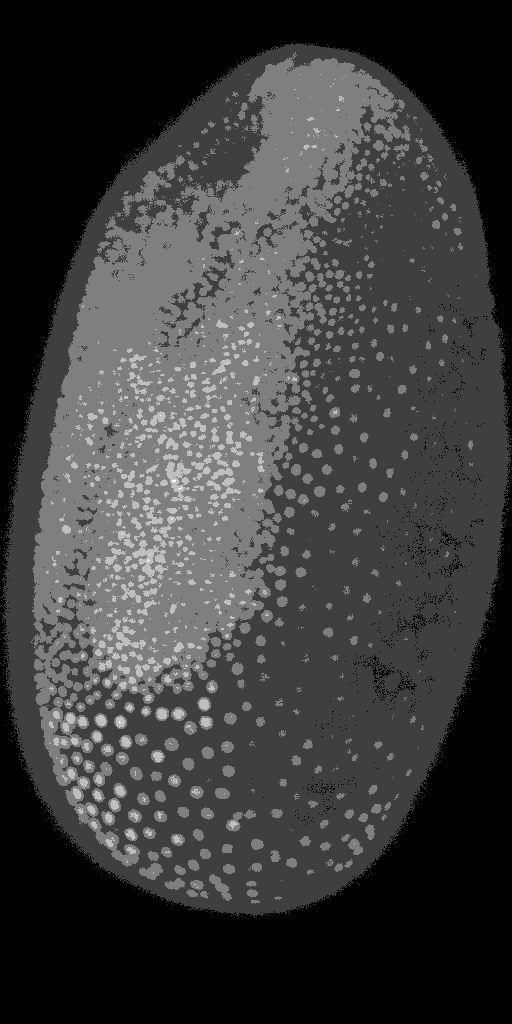
#> input picture docs/ryan_savill/03_background_subtraction/MAX_Lund_18.0_22.0_Hours Z-projection t1.tif, 512 x 1024 px, found by its file name
$ python 'background subtraction in scipy and scikit image.py'
#> lines starting #> are read from the running program, lines starting #| are printed output that depends on the picture
### ryan_savill/03_background_subtraction/image_analysis_functions.py
def subtract_background(image, radius=50, light_bg=False):
    # import libraries
    from skimage.morphology import white_tophat, black_tophat, disk

    # generate structuring element
    str_el = disk(radius)

    # use appropriate filter depending on the background colour
    if light_bg:
        return black_tophat(image, str_el)
    else:
        return white_tophat(image, str_el)

### docs/_build/jupyter_execute/ryan_savill/03_background_subtraction/background subtraction in scipy and scikit image.py
#!/usr/bin/env python
# coding: utf-8

# # Background Subtraction
# In the [previous blog post](https://biapol.github.io/blog/02_intro_to_skimage) we saw how background subtraction can improve segmentation substantially. We will now take a more in depth look at how background subtraction works by showing the top-hat filter and Difference of Gaussian (DoG) filter, which both can achieve background subtraction. In general, we want to use background subtraction if there is a sharp signal (high localised intensity) we want to isolate from moderate signal that is evenly distributed in the background. Some simple functions allow us to find the background image and subtract it from our original image, only leaving the signals we want to isolate.
#
# ## Top-hat Filter
# This process is basically [what a top-hat filter does](https://www.youtube.com/watch?v=0PP38Z0CNMI&t=800s). Under the hood we are applying two filters in series before subtracting this filtered image from our input image. The first filter we apply is a minimum filter, which finds the minimum intensity for a pixel in a neighbourhood defined by the filter size. This can be seen as an [erosion](https://homepages.inf.ed.ac.uk/rbf/HIPR2/erode.htm) of the image and returns part of the background. Afterwards, we apply a maximum filter to our minimum-filtered image, which sets a pixel to the maximum intensity value in a given neighbourhood. What we are doing now is a [dilation](https://homepages.inf.ed.ac.uk/rbf/HIPR2/dilate.htm) of the image to retrieve the whole background (since we eroded some of it). To demonstrate this, we will apply the filter to our maximum projection image from the [last post](https://biapol.github.io/blog/ryan_savill/01_intro_to_python/) which originates from a dataset acquired by Daniela Vorkel, Myers lab MPI CBG / CSBD:

# In[1]:


from skimage import io, morphology
import numpy as np
import matplotlib.pyplot as plt
import skimage.feature as features
from scipy import ndimage

your_file_path = ''
tribolium = io.imread(your_file_path + 'MAX_Lund_18.0_22.0_Hours Z-projection t1.tif')
#> tribolium is the input picture: shape (1024, 512) uint16; min 126, max 1113, mean 373.7


# Now that we have the data loaded and our libraries imported we can apply a minimum filter and subtract it from the original image to see the result:

# In[2]:


# setting the size of the minimum filter to be larger than the nuclei
size  = 25

minimum_trib = ndimage.minimum_filter(tribolium, size)
orig_sub_min = tribolium - minimum_trib

# visualising the result
fig, (ax1, ax2, ax3) = plt.subplots(1, 3, figsize =(20,20))
ax1.imshow(tribolium, cmap = 'gray')
ax1.set_title('Original')
ax2.imshow(minimum_trib, cmap = 'gray')
ax2.set_title('Minimum')
ax3.imshow(orig_sub_min, cmap = 'gray')
ax3.set_title('Original - Minimum')


# This already works quite well but we can see that there still is some background that isn't removed around the outside of the embryo. This is why in the top-hat filter the minimum image is corrected with a maximum filter. This maximum filter assures that the whole background is included.

# In[3]:


# getting the maximum of the minimum filtered image
max_of_min_trib = ndimage.maximum_filter(minimum_trib, size)
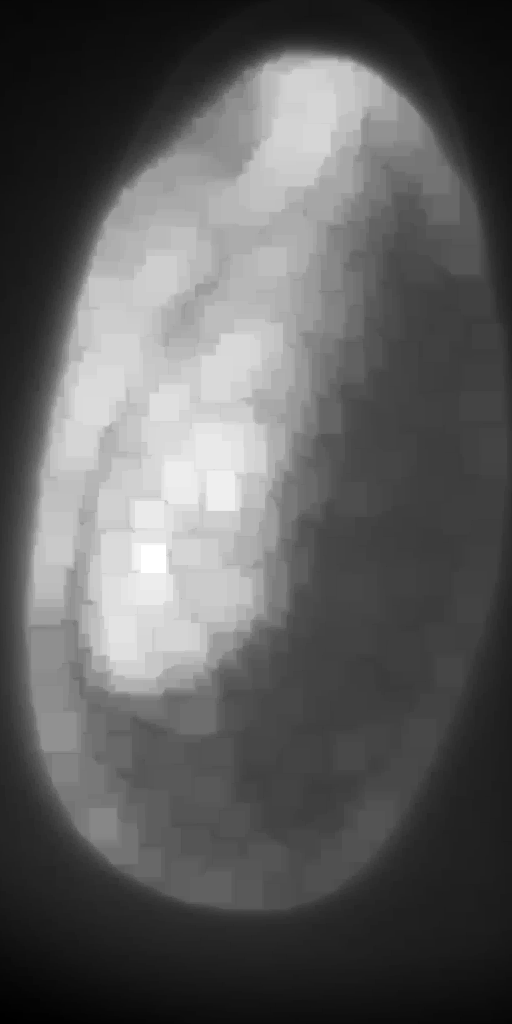
#> max_of_min_trib: shape (1024, 512) uint16; min 126, max 639, mean 314.2; drawn with min black and max white

# subtraction from the original to obtain the tophat filter
tophat_trib = tribolium-max_of_min_trib

fig, (ax1, ax2, ax3, ax4) = plt.subplots(1, 4, figsize =(20,20))
ax1.imshow(tribolium, cmap = 'gray')
ax1.set_title('Original')
ax2.imshow(minimum_trib, cmap = 'gray')
ax2.set_title('Minimum')
ax3.imshow(max_of_min_trib, cmap = 'gray')
ax3.set_title('Max of Min')
ax4.imshow(tophat_trib, cmap = 'gray')
ax4.set_title('Tophat')


# This in essence is the top-hat filter and we could now put it into a function to use to make our life easier or we can plot it with different values for the maximum and minimum filters to see what effect that has on the background subtraction:

# In[4]:


def diytophat(image, minsize=25, maxsize=25):
    from scipy.ndimage import maximum_filter, minimum_filter
    minimum = minimum_filter(image,minsize)
    max_of_min = maximum_filter(minimum, maxsize)
    tophat = image - max_of_min
    return tophat

# creating a range of filtersizes to iterate through (from 5 to 105 in steps of size 20)
filtersizes = range(5,105,20)

# initialising the plot
fig, axs = plt.subplots(len(filtersizes), len(filtersizes), figsize=(20,20))

# iterating over the filtersizes for min and max
for index_1, i in enumerate(filtersizes):
    for index_2, j in enumerate(filtersizes):
        # making the image and showing it on the plot
        axs[index_1,index_2].imshow(diytophat(tribolium,i,j),cmap='gray')
        axs[index_1,index_2].set_title("min = {minval}, max = {maxval}".format(minval = i, maxval = j))
#> this loop made 5 passes
#> pass 1, in diytophat, `tophat = image - max_of_min`:
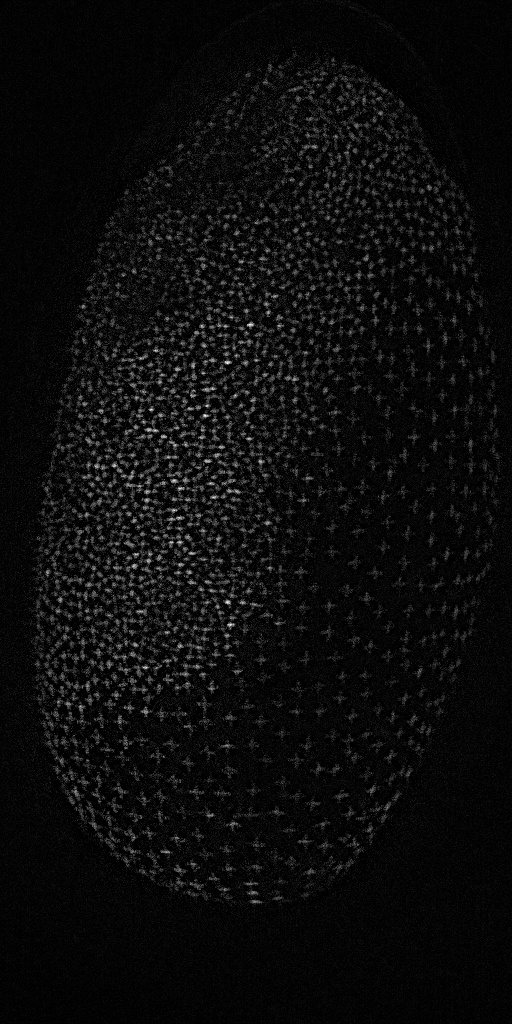
#> tophat: shape (1024, 512) uint16; min 0, max 285, mean 13.7; drawn with min black and max white
#> pass 1, in diytophat (call 2), `max_of_min = maximum_filter(minimum, maxsize)`:
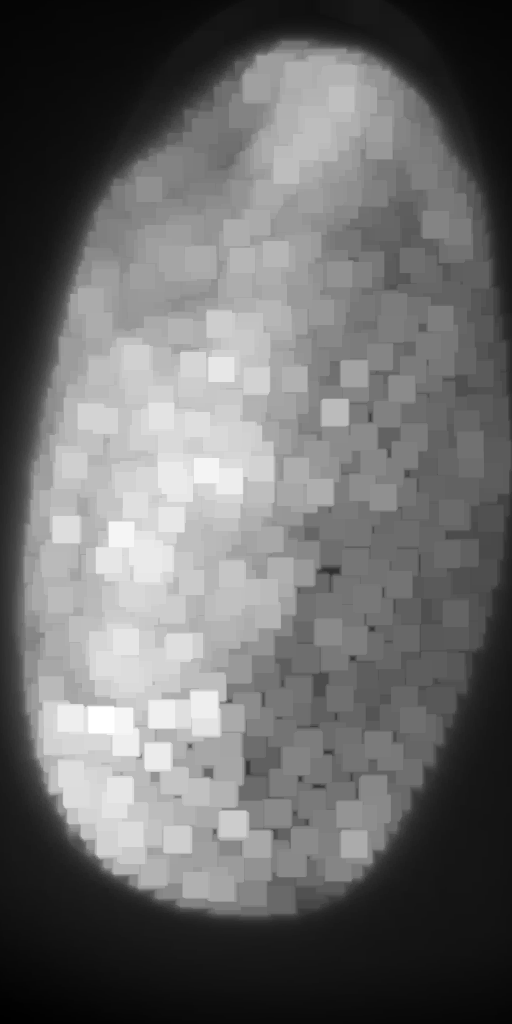
#> max_of_min: shape (1024, 512) uint16; min 131, max 921, mean 461.4; drawn with min black and max white
plt.show()
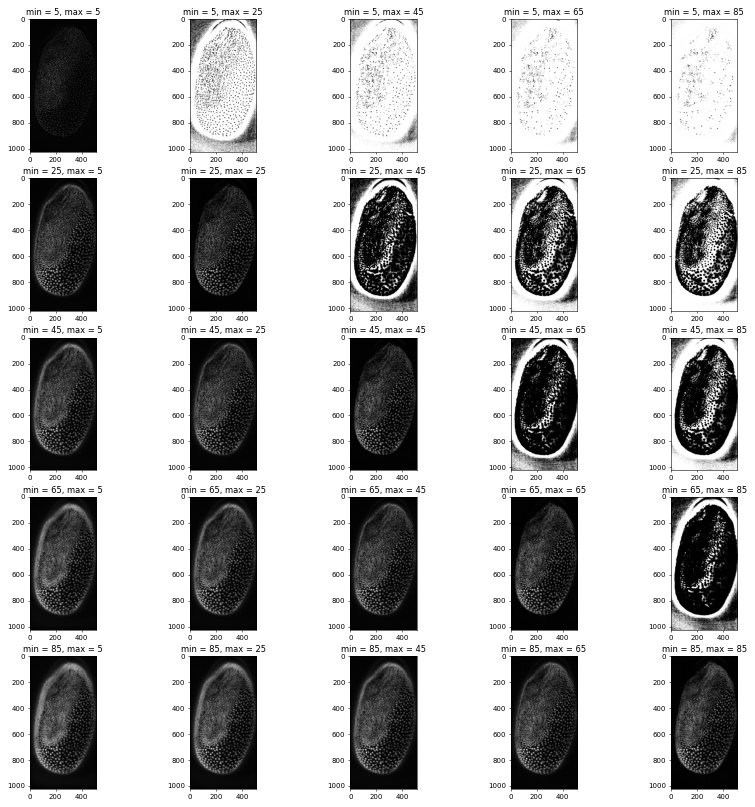
#> figure drawn by matplotlib, 25 panels


# From these plots we can see that keeping the filter sizes the same yields the best results, but having the maximum filter slightly smaller than the minimum filter also produces plausible results. Any large differences between the values seem to distort the image substancially. Since equal values seem to work the best we will modify our function to only have one filter size as input:

# In[5]:


def diytophat(image, size=25):
    from scipy.ndimage import maximum_filter, minimum_filter
    minimum = minimum_filter(image,size)
    max_of_min = maximum_filter(minimum,size)
    tophat = image - max_of_min
    return tophat


# One of the main benefits of python is that you don't need to write a lot of code if you are doing things that are common, which is why to apply a top-hat filter we can also just use [scikit image](https://scikit-image.org/) to apply a top-hat filter! The downside is that there are usually some peculiarities with the prepackaged code. In scikit image for some filters we need a [structuring element](https://homepages.inf.ed.ac.uk/rbf/HIPR2/strctel.htm). Basically, this is a 2d (or 3d if we are processing 3d images) matrix filled with 1 where the filter should take a pixel into account and 0 otherwise. The filters need this as a parameter to know how to apply the filter spatially. Now let's generate one to see what it looks like:

# In[6]:


from skimage.morphology import disk

# set the radius of the structuring element
radius = 5

# generate the structuring element
str_el = disk(radius)

#taking a look at the structuring element
str_el


# Now that we can generate the structuring element we can use the top-hat filter in scikit image on our maximum projection image:

# In[7]:


from skimage.morphology import white_tophat

# set the radius of the structuring element
radius = 25

# generate the structuring element
str_el = disk(radius)

# apply the filter
scikit_tophat = white_tophat(tribolium, str_el)

# plotting the result
fig, (ax1, ax2) = plt.subplots(1, 2, figsize =(20,20))
ax1.imshow(tribolium, cmap = 'gray')
ax1.set_title('Original')
ax2.imshow(scikit_tophat, cmap = 'gray')
ax2.set_title('Scikit Tophat')


# Again, we can make a function to shorten the code if we use it more often:

# In[8]:


def subtract_background(image, radius=50, light_bg=False):
    # import libraries
    from skimage.morphology import white_tophat, black_tophat, disk

    # generate structuring element
    str_el = disk(radius)

    # use appropriate filter depending on the background colour
    if light_bg:
        return black_tophat(image, str_el)
    else:
        return white_tophat(image, str_el)


# ## Detour: Why Functions Are Awesome
#
# Making functions seems a bit tedious at the beginning and it can be much more fun to explore the code without having to make a function everytime, but you will soon get used to writing functions and chosing parameters to put into the functions. Not only that but you can save these functions in a file to use them in other python programs or jupyter notebooks and you will see how much easier this will make coding in python.
#
# I for instance have chosen to work with data in the form of dataframes (if you use [R](https://www.r-project.org/) or [matlab](https://de.mathworks.com/products/matlab.html) this might be familiar to you) with a python library called [pandas](https://pandas.pydata.org/). It comes pre-installed with anaconda and makes my life a little easier as all columns have names unlike numpy arrays, which could create a lot of confusion. When I want to perform some kind of analysis on my dataframes often functions will output results as numpy arrays, so I have to turn them back into dataframes and sometimes the dataframes need to be converted into arrays as input for some libraries. Functions help me everyday, because the small lines of code that convert datatypes or reshape lists for specific functions really sum up if you have to write them everytime. Also these lines of code make the files ineligable, whereas functions are just neat one-liners which I can easily read! But how can you make a library? I'll show you a simple way now and a more in depth way later:
#
# ### How to Build Your Own Simple Library
# - First you have to make a python file and name it something recogniseable (like: image_analysis_functions).
# - Thenm you have to add the functions you want to include in your library. Make sure that each function also contains all the import statements of the libraries it uses, otherwise you might be met with errors later on!
# - And believe it or not that was it!
#
# The important thing is that this python file is in the same folder as the python file you want to use your library in. If this is the case, you should be able to import it like this:

# In[9]:


import image_analysis_functions as iaf

io.imshow(iaf.subtract_background(tribolium))
#> in subtract_background, `return white_tophat(image, str_el)`:
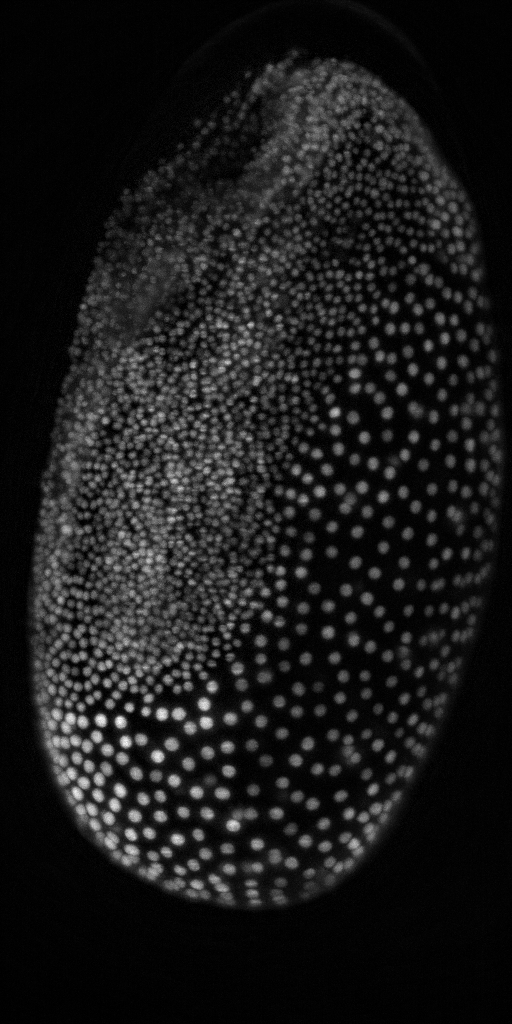
#> returned value: shape (1024, 512) uint16; min 0, max 722, mean 76.5; drawn with min black and max white


# ## Difference of Gaussian
# This is another method of highlighting nuclei, even if it is not described as background subtraction but rather [feature enhancement](https://en.wikipedia.org/wiki/Difference_of_Gaussians). In essence, it generates two Gaussian blurred images with different sigma for the Gaussian blur filter. The features we want to highlight should have a size between the two sigma values of the Gaussian blurs. Afterwards, we subtract the larger blurred image from the smallller one. In a way this combines the noise removal of the small Gaussian blurred image with a background subtraction represented by the larger Gaussian blurred image. If filters are a common concept for you, you can think of it as a bandpass filter that highlights the features in between the two sizes. Since [Gaussian blur](https://scikit-image.org/docs/dev/api/skimage.filters.html#skimage.filters.gaussian) is a function included in scikit image let's create this filter ourselves:

# In[20]:


from skimage import filters

# the smaller gaussian is just there to remove
# noise so it can be just a few pixels
small_gauss = filters.gaussian(tribolium, sigma = 1)

# the larger gaussian has to be bigger than our largest
# object, which we can measure or make an educated guess
large_gauss = filters.gaussian(tribolium, sigma = 100)
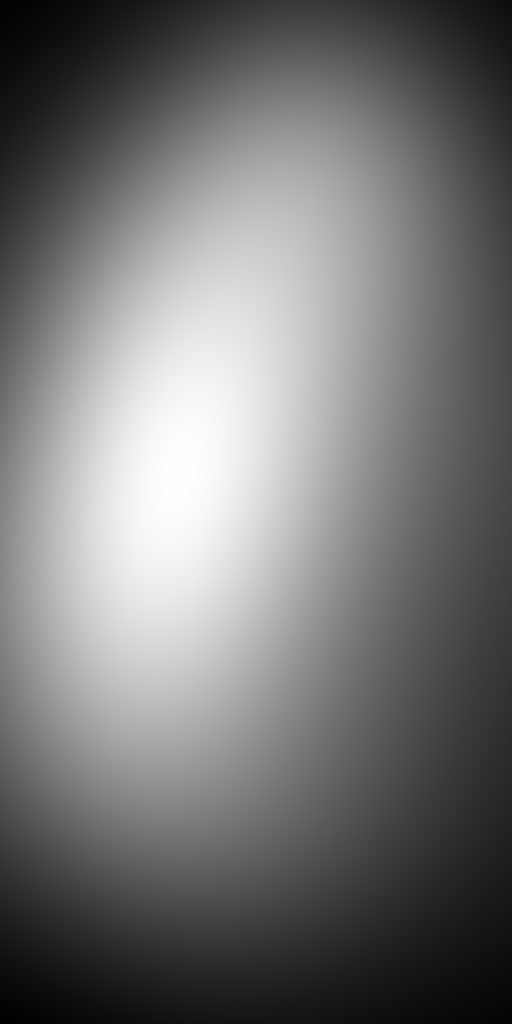
#> large_gauss: shape (1024, 512) float64; min 0.0024, max 0.00885, mean 0.00538; drawn with min black and max white

# now we subtract the large gaussian from the small one
dog_tribolium = small_gauss - large_gauss
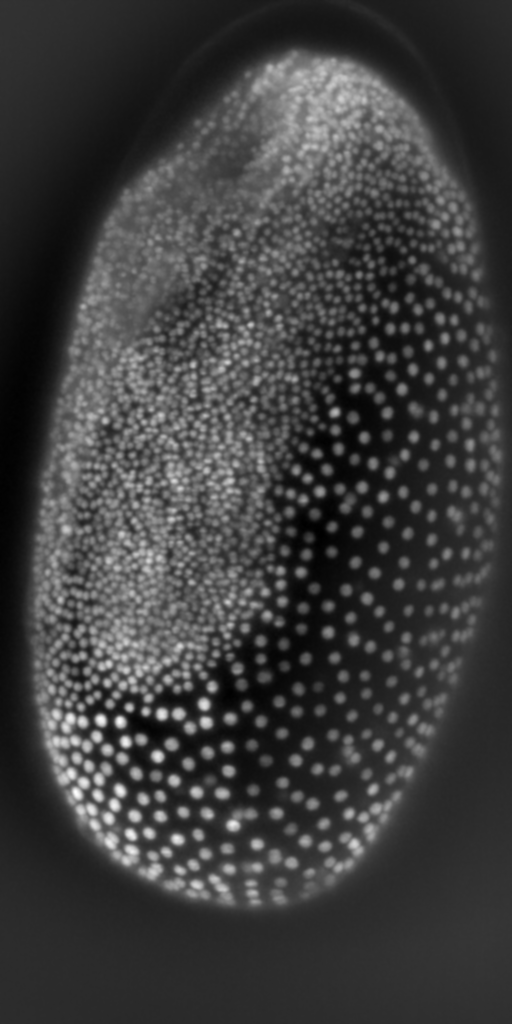
#> dog_tribolium: shape (1024, 512) float64; min -0.00235, max 0.00871, mean 0.000323; drawn with min black and max white

# visualising the results
fig, (ax1, ax2, ax3) = plt.subplots(1, 3, figsize =(20,20))
ax1.imshow(small_gauss, cmap = 'gray')
ax1.set_title('Small Gaussian')
ax2.imshow(large_gauss, cmap = 'gray')
ax2.set_title('Large Gaussian')
ax3.imshow(dog_tribolium, cmap = 'gray')
ax3.set_title('DoG Image')


# We can see that it is not quite as effective as the top-hat filter but nonetheless, it has managed to remove some of the background in the image. Making this filter ourselves is a good exercise in coding and understanding what these filters do. However, when it gets to complicated filters, reinventing the wheel isn't practical and you will most likely find the filter you are looking for either in [scikit image](https://scikit-image.org/), in [scipy](https://docs.scipy.org/doc/) or just google (this is what I often do). Because python is a relatively simple language to learn, there are many users who have most likely asked the same question as you have! For the [Difference of Gaussian filter](https://scikit-image.org/docs/dev/api/skimage.filters.html#skimage.filters.difference_of_gaussians) scikit image has this function as well, which we can use here instead of doing the processing ourselves:

# In[21]:


# setting the same sigmas as above
sk_dog_tribolium = filters.difference_of_gaussians(tribolium, 1, 100)

# visualising the results
# visualising the results
fig, (ax1, ax2) = plt.subplots(1, 2, figsize =(20,20))
ax1.imshow(tribolium, cmap = 'gray')
ax1.set_title('Original')
ax2.imshow(sk_dog_tribolium, cmap = 'gray')
ax2.set_title('DoG Image')


# Difference of Gaussian is not only helpful as a background subtraction filter, it can also be used in spot- or blob-detection, which we will look at in the [next post]! Until then happy coding!
#
# ## [Home](https://biapol.github.io/blog/ryan_savill/)
#
# [Imprint](https://biapol.github.io/blog/imprint)

# In[ ]:
